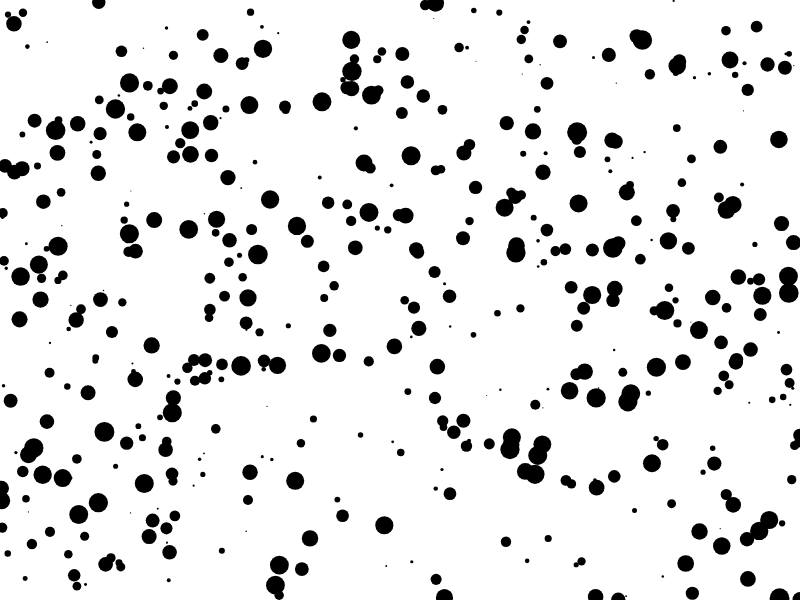
Frame 1 (no input)
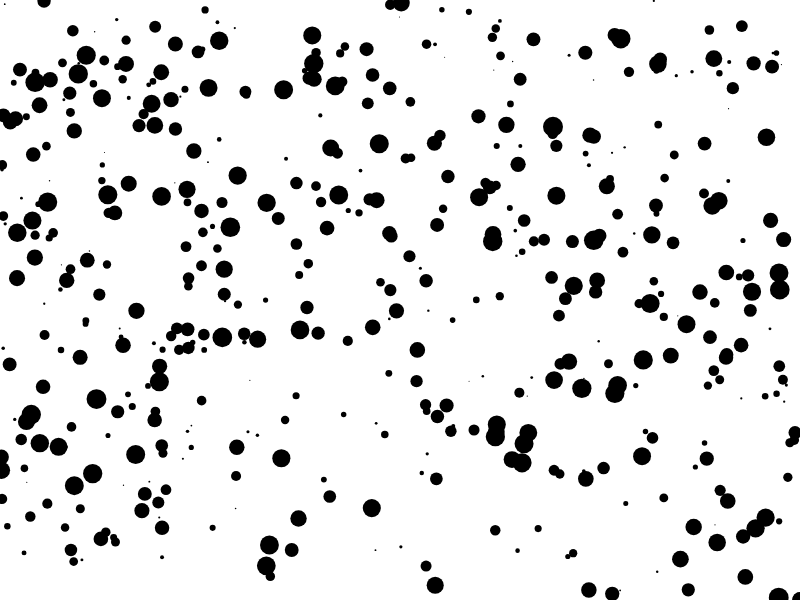
Frame 60 (no input)
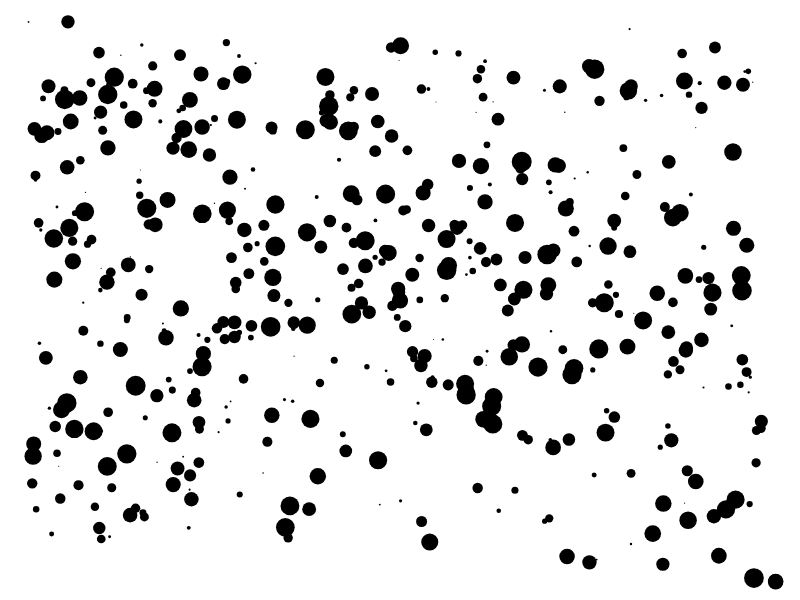
Frame 120 (the mouse pressed at the canvas centre since frame 60)

The p5.js sketch that drew these frames (run headless with seeded random() and noise() and a simulated clock; from frame 60 on, the mouse is pressed at the canvas centre):

// p5.js sketch
// ── sketch.js

var NUMSPHERES = 500; // how many spheres do i want?

// creating an array of our class
var s = new Array(NUMSPHERES); // parens, not brackets

function setup() {
  // put setup code here
  // this is the same as the size() command in processing:
  createCanvas(800, 600); 
  background(0);
  fill(255);
  for (var i = 0; i<NUMSPHERES; i++)
  {
    s[i] = new mySphere(random(1, 20));
  }
}

function draw() {
  // put drawing code here
  background(255);

  for (var i = 0; i<NUMSPHERES; i++)
  {
    s[i].go();
    s[i].update(mouseX, mouseY);
  }
}

function keyPressed()
{
  for (var i = 0; i<NUMSPHERES; i++)
  {
    s[i] = new mySphere(random(1, 20));
  }
}

function mySphere(diameter)
{
	this.d = diameter;
	this.x = random(0, width);
	this.y = random(0, height);
	this.a = random(0, TWO_PI);
	this.v = random(0.3, 4);

	this.go = function()
	{
	    fill(0);
	    noStroke();
	    ellipse(this.x, this.y, this.d, this.d);
	}

	this.update = function(tx, ty)
	{
	    this.a = atan((ty-this.y)/(tx-this.x));
	    if(tx<this.x) this.a+=PI;
	    var distance = sqrt((this.x-tx)*(this.x-tx) + (this.y-ty)*(this.y-ty));
	    
	    this.v = constrain(1000-distance, 0, 1000);
	    this.v = this.v*0.001;
	    
	    this.x = (this.x + this.v*cos(this.a)+width)%width;
	    this.y = (this.y + this.v*sin(this.a)+height)%height;  
	}
}
